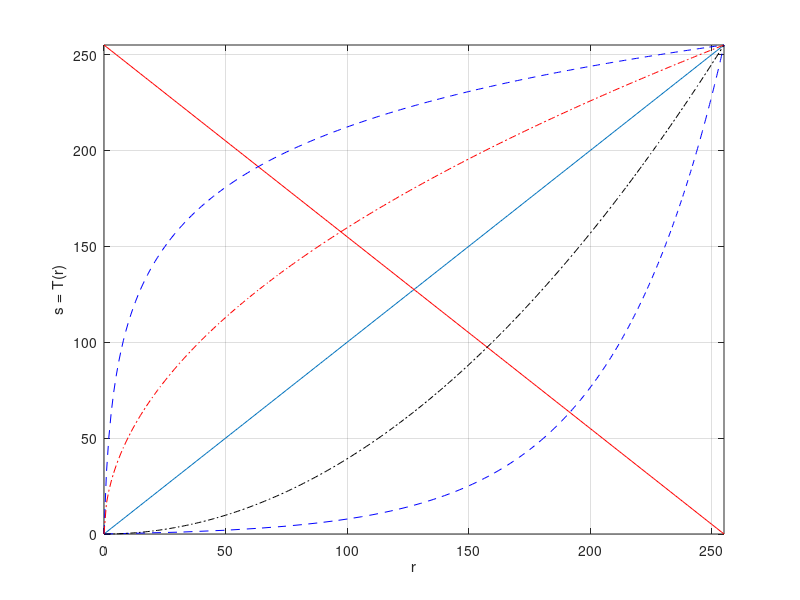

The MATLAB script that drew this image:
%%%%%%%%%%%%%%%%%%%%%%%%%%%%%%%%%%%%%%%%%%%%%
% Autor: Alexandre Zaghetto                 %
% Data: 07/06/2017                          %
% Local: McGill University                  %
%%%%%%%%%%%%%%%%%%%%%%%%%%%%%%%%%%%%%%%%%%%%%
% Basic Intensity Transformation Functions  %                                      %
%                                           %       
%%%%%%%%%%%%%%%%%%%%%%%%%%%%%%%%%%%%%%%%%%%%%


clear all;
close all;
clc;

% Bit-depth
N = 8;

% Number of gray levels
L = 2^N;

% Gray levels
r = 0:L-1;

% Identity
s = r;
plot(r,s);
hold on
xlabel('r');
ylabel('s = T(r)');
axis([0 255 0 255])
grid on

% Negative
s = L-1-r;
plot(r,s,'r');

% Log
s = log2(1+r);
s2 = 255*(s/max(s));
plot(r,s2,'b--');
hold on

% Inverse log
s2 = (2).^s -1
s2 = 255*(s2/max(s2));
plot(255*(s/max(s)),s2,'b--');

% Power
gama = 2
s = (r.^gama)
s = 255*s/max(s)
plot(r,s,'k-.');

% Square root
s = sqrt(r)
s = 255*s/max(s)
plot(r,s,'r-.');